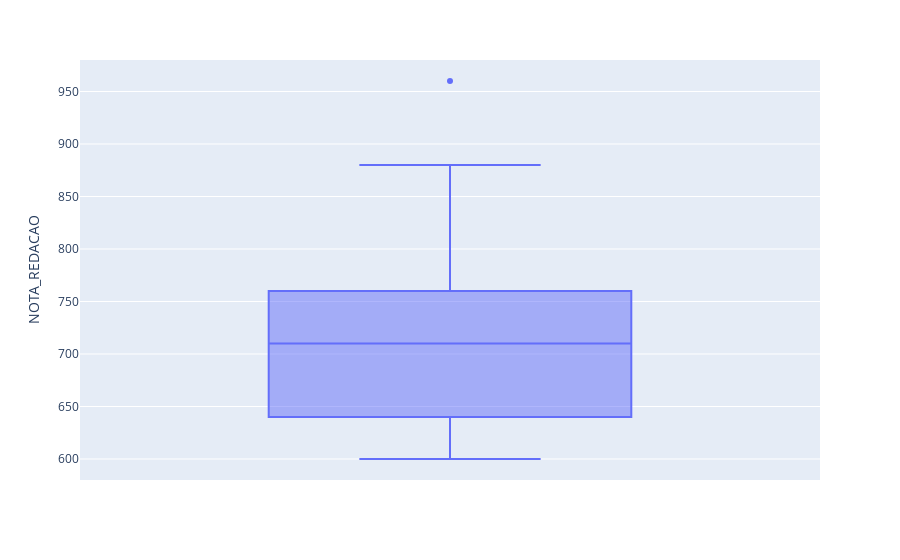

Notebook code for this chart:
### Code cell
grafico = px.box(colegioy, y="NOTA_REDACAO")
grafico.show()

### Figure 1 — Plotly figure (JSON) as saved in the notebook; plotly's stock layout.template omitted (floating-point values rounded to 4 significant figures)
{"data": [{"alignmentgroup": "True", "hovertemplate": "NOTA_REDACAO=%{y}<extra></extra>", "legendgroup": "", "marker": {"color": "#636efa"}, "name": "", "notched": false, "offsetgroup": "", "orientation": "v", "showlegend": false, "type": "box", "x0": " ", "xaxis": "x", "y": [720, 740, 640, 700, 960, 640, 680, 800, 660, 600, 760, 800, 600, 640, 640, 740, 880, 760, 840, 720, 740, 860, 720, 660, 840, 640, 640, 640, 600, 620], "y0": " ", "yaxis": "y"}], "layout": {"boxmode": "group", "legend": {"tracegroupgap": 0}, "margin": {"t": 60}, "xaxis": {"anchor": "y", "domain": [0, 1]}, "yaxis": {"anchor": "x", "domain": [0, 1], "title": {"text": "NOTA_REDACAO"}}}}
